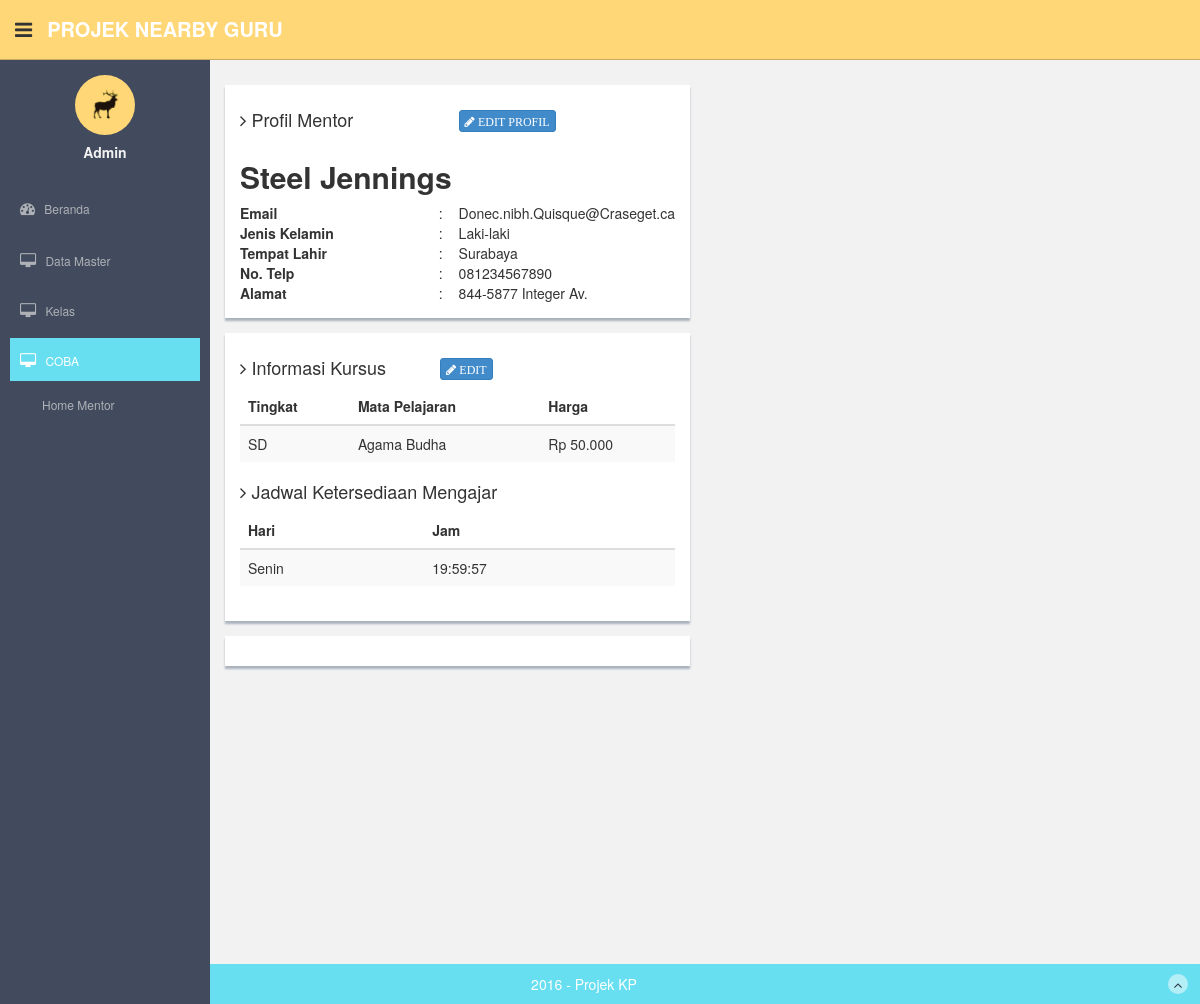
The app's page /index.php/homementor with its own data.
### tables this page shows
CREATE TABLE IF NOT EXISTS `mentor` (
`id_mentor` int(10) NOT NULL,
  `nama_mentor` varchar(250) DEFAULT NULL,
  `no_identitas_mentor` varchar(250) DEFAULT NULL,
  `jenis_kelamin_mentor` varchar(250) DEFAULT NULL,
  `tempat_lahir_mentor` varchar(250) DEFAULT NULL,
  `tanggal_lahir_mentor` date DEFAULT NULL,
  `no_ponsel_mentor` varchar(250) DEFAULT NULL,
  `alamat_mentor` text,
  `email_mentor` varchar(250) DEFAULT NULL,
  `password_mentor` varchar(250) DEFAULT NULL,
  `pekerjaan_mentor` varchar(250) DEFAULT NULL,
  `bio_mentor` text,
  `tentang_mentor` text,
  `latitude_mentor` varchar(250) DEFAULT NULL,
  `longitude_mentor` varchar(250) DEFAULT NULL
);

CREATE TABLE IF NOT EXISTS `harga` (
`id_harga` int(11) NOT NULL,
  `id_mentor` int(10) NOT NULL,
  `id_mapel` int(10) NOT NULL,
  `harga` varchar(20) DEFAULT NULL
);

CREATE TABLE IF NOT EXISTS `mata_pelajaran` (
`id_mapel` int(11) NOT NULL,
  `tingkat_mapel` varchar(250) DEFAULT NULL,
  `nama_mapel` varchar(250) DEFAULT NULL
);

CREATE TABLE IF NOT EXISTS `jadwal_ketersediaan_mengajar` (
  `id_mentor` int(10) NOT NULL,
`id_jadwal_ketersediaan` int(11) NOT NULL,
  `hari_ketersediaan` varchar(250) DEFAULT NULL,
  `waktu_ketersediaan` time DEFAULT NULL
);

### application/controllers/HomeMentor.php (called while the page is built, shortened)
<?php
Class HomeMentor extends CI_Controller {
    public function __construct() {
        $this->load->model('Mentor_Model');
        $this->load->model('Harga_Model');
    }
    public function index() {
        $ID = 1;
        $param['asal'] = "coba";
        $param['data'] = $this->Mentor_Model->getById($ID)->row_array();
        $param['dataSejarah'] = $this->Mentor_Model->getSejarah($ID)->result_array();
        $param['dataPengalaman'] = $this->Mentor_Model->getPengalaman($ID)->result_array();
        $param['dataKualifikasi'] = $this->Mentor_Model->getKualifikasi($ID)->result_array();
        $param['dataJadwal'] = $this->Mentor_Model->getJadwal($ID)->result_array();
        $param['dataHarga'] = $this->Harga_Model->getHargaMentor($ID)->result_array();
        $this->load->view('include/header', $param);
        $this->load->view('homementor', $param);
        $this->load->view('include/footer');
    }
}

### index.php (called while the page is built, shortened)
<?php
require_once BASEPATH.'core/CodeIgniter.php';

### application/models/Mentor_Model.php (called while the page is built, shortened)
<?php
Class Mentor_Model extends CI_MODEL {
    public function getSejarah($ID) {
        $this->db->where('id_mentor', $ID);
        return $this->db->get('sejarah_pendidikan');
    }
    public function getPengalaman($ID) {
        $this->db->where('id_mentor', $ID);
        return $this->db->get('pengalaman_mengajar');
    }
    public function getKualifikasi($ID) {
        $this->db->where('id_mentor', $ID);
        return $this->db->get('kualifikasi');
    }
    public function getJadwal($ID) {
        $this->db->where('id_mentor', $ID);
        return $this->db->get('jadwal_ketersediaan_mengajar');
    }
    public function getById($ID) {
        return $this->db->get_where('mentor', array('id_mentor' => $ID));
    }
}
?>

### application/models/Harga_Model.php (called while the page is built, shortened)
<?php
Class Harga_Model extends CI_MODEL {
    public function getHargaMentor($ID) {
        return $this->db->query('select harga.harga, mata_pelajaran.nama_mapel, mata_pelajaran.tingkat_mapel from harga,mata_pelajaran where ' . $ID . ' = harga.id_mentor and harga.id_mapel = mata_pelajaran.id_mapel');
    }
}
?>

### application/views/homementor.php (the view, shortened to what this page needs)
<?php
if (isset($data)) {
    $id_mentor = $data['id_mentor'];
    $nama_mentor = $data['nama_mentor'];
    $jenis_kelamin_mentor = $data['jenis_kelamin_mentor'];
    $tempat_lahir_mentor = $data['tempat_lahir_mentor'];
    $no_ponsel_mentor = $data['no_ponsel_mentor'];
    $email_mentor = $data['email_mentor'];
    $alamat_mentor = $data['alamat_mentor'];
}
?>
<div class="row mt">
    <div class="col-lg-6 col-md-6 col-sm-12">
        <div class="showback">
            <table cellpadding="2">
                <tr>
                    <td style="width: 200px;" ><h4><i class="fa fa-angle-right"></i> Profil Mentor</h4></td>
                    <td></td>
                    <td><button class="btn btn-primary btn-xs" onclick="window.location.href = '<?= $this->config->base_url('/index.php/admin/mentor/edit') ?>/<?= $id_mentor ?>'">
                            <i class="fa fa-pencil"> EDIT PROFIL</i>
                        </button></td>
                </tr>
                <tr>
                    <td style="width: 200px;" colspan="3"><h2><strong><?php echo $nama_mentor; ?></strong></h2></td>
                </tr>
                <tr>
                    <td style="width: 200px;"><strong>Email</strong></td>
                    <td style="width: 20px;"> : </td>
                    <td><?php echo $email_mentor; ?></td>
                </tr>
                <tr>
                    <td style="width: 200px;"><strong>Jenis Kelamin</strong></td>
                    <td style="width: 20px;"> : </td>
                    <td><?php
                        if ($jenis_kelamin_mentor == 'P') {
                            echo 'Perempuan';
                        } else {
                            echo 'Laki-laki';
                        }
                        ?></td>
                </tr>
                <tr>
                    <td style="width: 200px;"><strong>Tempat Lahir</strong></td>
                    <td style="width: 20px;"> : </td>
                    <td><?php echo $tempat_lahir_mentor; ?></td>
                </tr>
                <tr>
                    <td style="width: 200px;"><strong>No. Telp</strong></td>
                    <td style="width: 20px;"> : </td>
                    <td><?php echo $no_ponsel_mentor; ?></td>
                </tr>
                <tr>
                    <td style="width: 200px;"><strong>Alamat</strong></td>
                    <td style="width: 20px;"> : </td>
                    <td><?php echo $alamat_mentor; ?></td>
                </tr>
            </table>
        </div>
        <div class="showback">
            <table>
                <tr>
                    <td style="width: 200px;"><h4><i class="fa fa-angle-right"></i> Informasi Kursus</h4></td>
                    <td ><button class="btn btn-primary btn-xs" onclick="window.location.href = '<?= $this->config->base_url('/index.php/homementor/editHarga') ?>/<?= $id_mentor ?>'">
                            <i class="fa fa-pencil"> EDIT</i>
                        </button></td>
                </tr>
                <tr>
                <table class="table table-striped table-advance table-hover">
                    <thead>
                        <tr>
                            <th>Tingkat</th>
                            <th>Mata Pelajaran</th>
                            <th> Harga </th>
                        </tr>
                    </thead>
                        <tbody>
                            <?php foreach ($dataHarga as $m) { ?>
                            <tr>
                                <td><?= $m['tingkat_mapel'] ?></td>
                                <td><?= $m['nama_mapel'] ?></td>
                                <td><?= $m['harga'] ?></td>
                            </tr>
                            <?php } ?>
                        </tbody>
                    </table>
                </tr>
                <tr>
                    <td colspan="3"><h4><i class="fa fa-angle-right"></i> Jadwal Ketersediaan Mengajar</h4></td>
                </tr>
                <tr>
                    <table class="table table-striped table-advance table-hover">
                    <thead>
                        <tr>
                            <th> Hari </th>
                            <th> Jam </th>
                        </tr>
                    </thead>
                        <tbody>
                            <?php foreach ($dataJadwal as $m) { ?>
                            <tr>
                                <td><?= $m['hari_ketersediaan'] ?></td>
                                <td><?= $m['waktu_ketersediaan'] ?></td>
                            </tr>
                    <?php } ?>
                        </tbody>
                </table>
                </tr>
            </table>
        </div>
        <div class="showback">
        </div>
    </div>
</div>

### application/views/include/header.php (shortened to what this page needs)
<!DOCTYPE html>
<html>
    <head>
        <link rel='stylesheet' href='<?= $this->config->base_url('/assets/css/style.css') ?>' />
        <link rel="stylesheet" href='<?= $this->config->base_url("assets/css/bootstrap.css") ?>' />
        <link rel="stylesheet" href='<?= $this->config->base_url("assets/css/datepicker.css") ?>' />
        <link rel="stylesheet" type="text/css" href='<?= $this->config->base_url("assets/js/gritter/css/jquery.gritter.css") ?>' />
        <link rel="stylesheet" type="text/css" href='<?= $this->config->base_url("assets/lineicons/style.css") ?>' />
        <link href='<?= $this->config->base_url("assets/css/style-responsive.css") ?>' rel="stylesheet"/>
        <link rel="stylesheet" type="text/css" href='<?= $this->config->base_url("assets/font-awesome/css/font-awesome.css") ?>' />
        <link rel="stylesheet" href="<?= $this->config->base_url() ?>/assets/css/jquery-ui.min.css"'/>
    </head>
    <body>
        <section id="container" >
            <header class="header black-bg">
                <div class="sidebar-toggle-box">
                    <div class="fa fa-bars tooltips" data-placement="right" data-original-title="Toggle Navigation"></div>
                </div>
                <a href="<?= $this->config->base_url('/index.php/') ?>" class="logo"><b>PROJEK NEARBY GURU</b></a>
            </header>
            <aside>
                <div id="sidebar"  class="nav-collapse ">
                    <ul class="sidebar-menu" id="nav-accordion">
                        <p class="centered"><a href=""><img src='<?= $this->config->base_url("assets/img/ui-sam.jpg") ?>' class="img-circle" width="60"></a></p>
                        <h5 class="centered">Admin</h5>
                        <li class="mt">
                            <a <?php
                            if (!isset($asal)) {
                                echo "class='active'";
                            }
                            ?> href="<?= $this->config->base_url('/index.php/admin/dasboard') ?>">
                                <i class="fa fa-dashboard"></i>
                                <span>Beranda</span>
                            </a>
                        </li>
                        <li class="sub-menu">
                            <a <?php
                            if (isset($asal) AND $asal == "data") {
                                echo "class='active'";
                            }
                            ?> href="javascript:;" >
                                <i class="fa fa-desktop"></i>
                                <span>Data Master</span>
                            </a>
                        </li>
                        <li class="sub-menu">
                            <a <?php
                            if (isset($asal) AND $asal == "kelas") {
                                echo "class='active'";
                            }
                            ?> href="javascript:;" >
                                <i class="fa fa-desktop"></i>
                                <span>Kelas</span>
                            </a>
                        </li>
                         <li class="sub-menu">
                            <a <?php
                            if (isset($asal) AND $asal == "coba") {
                                echo "class='active'";
                            }
                            ?> href="javascript:;" >
                                <i class="fa fa-desktop"></i>
                                <span>COBA</span>
                            </a>
                            <ul class="sub">
                                <li><a   href="<?= $this->config->base_url('/index.php/homementor') ?>">Home Mentor</a></li>
                            </ul>
                        </li>
                    </ul>
                </div>
            </aside>
            <section id="main-content">
                <section class="wrapper site-min-height">

### application/views/include/footer.php (shortened to what this page needs)
</section>
</section>
<footer class= "site-footer">
    <div class="text-center">
        2016 - Projek KP
        <a href="<?= $this->config->base_url('/index.php/') ?>" class="go-top">
            <i class="fa fa-angle-up"></i>
        </a>
    </div>
</footer>
</section>
</body>
</html>

### assets/css/style.css (style rules this page uses)
body { color: #797979; background: #f2f2f2; font-family: 'Ruda', sans-serif; padding: 0px !important; margin: 0px !important; font-size:13px; }
ul li { list-style: none; }
a, a:hover, a:focus { text-decoration: none; outline: none; }
#container { width: 100%; height: 100%; }
.centered { text-align: center; }
.mt { margin-top: 25px; }
#sidebar { width: 210px; height: 100%; position: fixed; background: #424a5d; }
#sidebar h5 { color: #f2f2f2; font-weight: 700; }
#sidebar ul li { position: relative; }
#sidebar .sub-menu > .sub li { padding-left: 32px; }
#sidebar .sub-menu > .sub li:last-child { padding-bottom: 10px; }
ul.sidebar-menu , ul.sidebar-menu li ul.sub { margin: -2px 0 0; padding: 0; }
ul.sidebar-menu { margin-top: 75px; }
#sidebar > ul > li > ul.sub { display: none; }
#sidebar > ul > li.active > ul.sub, #sidebar > ul > li > ul.sub > li > a { display: block; }
ul.sidebar-menu li ul.sub li { background: #424a5d; margin-bottom: 0; margin-left: 0; margin-right: 0; }
ul.sidebar-menu li ul.sub li:last-child { border-radius: 0 0 4px 4px; -webkit-border-radius: 0 0 4px 4px; }
ul.sidebar-menu li ul.sub li a { font-size: 12px; padding: 6px 0; line-height: 35px; height: 35px; -webkit-transition: all 0.3s ease; -moz-transition: all 0.3s ease; -o-transition: all 0.3s ease; -ms-transition: all 0.3s ease; transition: all 0.3s ease; color: #aeb2b7; }
ul.sidebar-menu li { margin-bottom: 5px; margin-left:10px; margin-right:10px; }
ul.sidebar-menu li.sub-menu { line-height: 15px; }
ul.sidebar-menu li a span { display: inline-block; }
ul.sidebar-menu li a { color: #aeb2b7; text-decoration: none; display: block; padding: 15px 0 15px 10px; font-size: 12px; outline: none; -webkit-transition: all 0.3s ease; -moz-transition: all 0.3s ease; -o-transition: all 0.3s ease; -ms-transition: all 0.3s ease; transition: all 0.3s ease; }
ul.sidebar-menu li a.active, ul.sidebar-menu li a:hover, ul.sidebar-menu li a:focus { background: #68dff0; color: #fff; display: block; -webkit-transition: all 0.3s ease; -moz-transition: all 0.3s ease; -o-transition: all 0.3s ease; -ms-transition: all 0.3s ease; transition: all 0.3s ease; }
ul.sidebar-menu li a i { font-size: 15px; padding-right: 6px; }
ul.sidebar-menu li a.active i { color: #fff; }
#main-content { margin-left: 210px; background: #f2f2f2; }
.header, .footer { min-height: 60px; padding: 0 15px; }
.header { position: fixed; left: 0; right: 0; z-index: 1002; }
.black-bg { background: #ffd777; border-bottom: 1px solid #c9aa5f; }
.wrapper { display: inline-block; margin-top: 60px; padding-left: 15px; padding-right: 15px; padding-bottom: 15px; padding-top: 0px; width: 100%; }
a.logo { font-size: 20px; color: #ffffff; float: left; margin-top: 15px; text-transform: uppercase; }
a.logo b { font-weight: 900; }
.sidebar-toggle-box { float: left; padding-right: 15px; margin-top: 20px; }
.sidebar-toggle-box .fa-bars { cursor: pointer; display: inline-block; font-size: 20px; }
.showback { background: #ffffff; padding: 15px; margin-bottom: 15px; box-shadow: 0px 3px 2px #aab2bd; }
.site-footer { background: #68dff0; color: #fff; padding: 10px 0; }
.go-top { margin-right: 1%; float: right; background: rgba(255,255,255,.5); width: 20px; height: 20px; border-radius: 50%; -webkit-border-radius: 50%; }
.go-top i { color: #2A3542; }
.site-min-height { min-height: 900px; }

### records on screen
mentor: nama_mentor "Steel Jennings", email_mentor "Donec.nibh.Quisque@Craseget.ca", tempat_lahir_mentor "Surabaya", no_ponsel_mentor "081234567890", alamat_mentor "844-5877 Integer Av."
harga: id_mapel.tingkat_mapel "SD", id_mapel.nama_mapel "Agama Budha", harga "Rp 50.000"
jadwal_ketersediaan_mengajar: hari_ketersediaan "Senin", waktu_ketersediaan "19:59:57"
